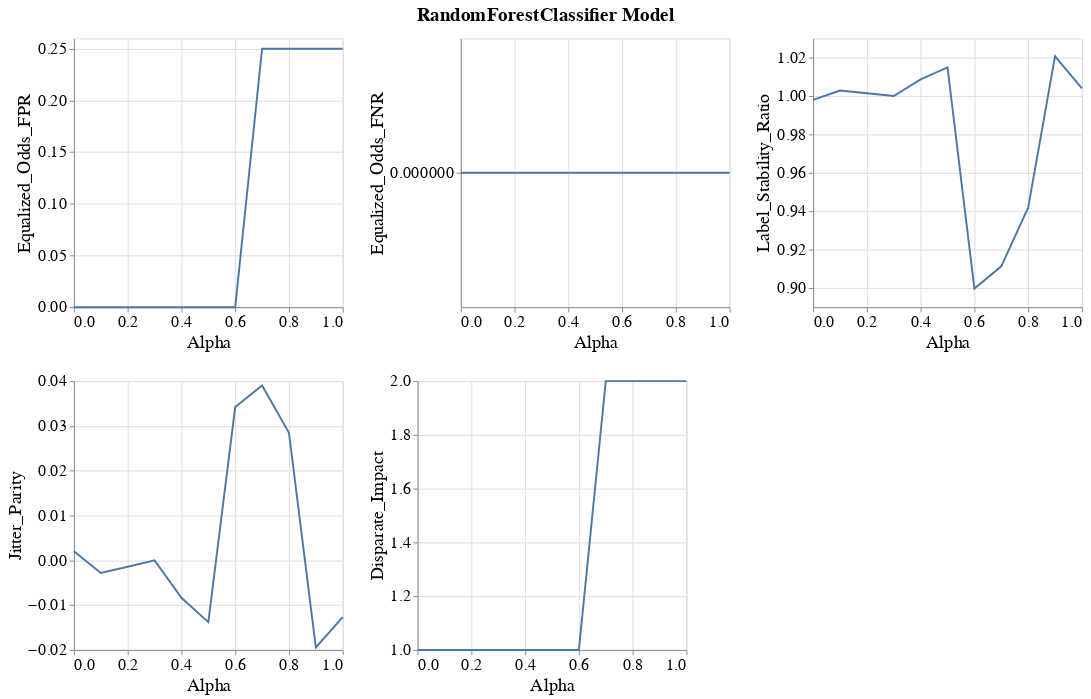

Notebook code cell kept with this figure:
### Markdown cell above
### Line band plots for group metrics

### Code cell
visualizer.create_group_metrics_line_band_plot(group='Race',
                                               model_name=MODEL_NAMES[0],
                                               group_metrics=['Equalized_Odds_FPR', 'Equalized_Odds_FNR', 'Label_Stability_Ratio',
                                                              'Jitter_Parity', 'Disparate_Impact'])

### Figure 1 — Vega-Lite specification as saved in the notebook (floating-point values rounded to 4 significant figures)
{"config": {"view": {"continuousWidth": 400, "continuousHeight": 300}, "axis": {"labelFontSize": 17, "labelFontWeight": "normal", "titleFontSize": 19, "titleFontWeight": "normal"}, "legend": {"labelFontSize": 17, "symbolStrokeWidth": 10, "titleFontSize": 19}, "title": {"fontSize": 17}}, "vconcat": [{"hconcat": [{"layer": [{"mark": {"type": "errorband", "extent": "ci"}, "encoding": {"x": {"field": "Intervention_Param", "title": "Alpha", "type": "quantitative"}, "y": {"field": "Metric_Value", "scale": {"zero": false}, "title": "Equalized_Odds_FPR", "type": "quantitative"}}}, {"mark": "line", "encoding": {"x": {"field": "Intervention_Param", "title": "Alpha", "type": "quantitative"}, "y": {"aggregate": "mean", "field": "Metric_Value", "scale": {"zero": false}, "title": "Equalized_Odds_FPR", "type": "quantitative"}}}], "height": 280, "width": 280}, {"layer": [{"mark": {"type": "errorband", "extent": "ci"}, "encoding": {"x": {"field": "Intervention_Param", "title": "Alpha", "type": "quantitative"}, "y": {"field": "Metric_Value", "scale": {"zero": false}, "title": "Equalized_Odds_FNR", "type": "quantitative"}}}, {"mark": "line", "encoding": {"x": {"field": "Intervention_Param", "title": "Alpha", "type": "quantitative"}, "y": {"aggregate": "mean", "field": "Metric_Value", "scale": {"zero": false}, "title": "Equalized_Odds_FNR", "type": "quantitative"}}}], "data": {"name": "data-b69f2ea71b160ca43e182e83926827f7"}, "height": 280, "width": 280}, {"layer": [{"mark": {"type": "errorband", "extent": "ci"}, "encoding": {"x": {"field": "Intervention_Param", "title": "Alpha", "type": "quantitative"}, "y": {"field": "Metric_Value", "scale": {"zero": false}, "title": "Label_Stability_Ratio", "type": "quantitative"}}}, {"mark": "line", "encoding": {"x": {"field": "Intervention_Param", "title": "Alpha", "type": "quantitative"}, "y": {"aggregate": "mean", "field": "Metric_Value", "scale": {"zero": false}, "title": "Label_Stability_Ratio", "type": "quantitative"}}}], "data": {"name": "data-876f7fdc05ea952cd8534a25c1c3cb95"}, "height": 280, "width": 280}]}, {"hconcat": [{"layer": [{"mark": {"type": "errorband", "extent": "ci"}, "encoding": {"x": {"field": "Intervention_Param", "title": "Alpha", "type": "quantitative"}, "y": {"field": "Metric_Value", "scale": {"zero": false}, "title": "Jitter_Parity", "type": "quantitative"}}}, {"mark": "line", "encoding": {"x": {"field": "Intervention_Param", "title": "Alpha", "type": "quantitative"}, "y": {"aggregate": "mean", "field": "Metric_Value", "scale": {"zero": false}, "title": "Jitter_Parity", "type": "quantitative"}}}], "height": 280, "width": 280}, {"layer": [{"mark": {"type": "errorband", "extent": "ci"}, "encoding": {"x": {"field": "Intervention_Param", "title": "Alpha", "type": "quantitative"}, "y": {"field": "Metric_Value", "scale": {"zero": false}, "title": "Disparate_Impact", "type": "quantitative"}}}, {"mark": "line", "encoding": {"x": {"field": "Intervention_Param", "title": "Alpha", "type": "quantitative"}, "y": {"aggregate": "mean", "field": "Metric_Value", "scale": {"zero": false}, "title": "Disparate_Impact", "type": "quantitative"}}}], "data": {"name": "data-1ea60cc44d8f061034f1424dc9288e00"}, "height": 280, "width": 280}], "data": {"name": "data-d07d4d6fda034f2559385329c238c2f6"}}], "data": {"name": "data-ec01952a1a17932084c07dc38c26e5e0"}, "title": {"text": "RandomForestClassifier Model", "anchor": "middle", "dy": -10, "fontSize": 20}, "$schema": "https://vega.github.io/schema/vega-lite/v4.17.0.json", "datasets": {"data-ec01952a1a17932084c07dc38c26e5e0": [{"Metric": "Equalized_Odds_FPR", "Model_Name": "RandomForestClassifier", "Experiment_Iteration": "Exp_iter_1", "Intervention_Param": 0.2, "Group": "Race", "Metric_Value": 0.0}, {"Metric": "Equalized_Odds_FPR", "Model_Name": "RandomForestClassifier", "Experiment_Iteration": "Exp_iter_1", "Intervention_Param": 0.7, "Group": "Race", "Metric_Value": 0.25}, {"Metric": "Equalized_Odds_FPR", "Model_Name": "RandomForestClassifier", "Experiment_Iteration": "Exp_iter_1", "Intervention_Param": 0.8, "Group": "Race", "Metric_Value": 0.25}, {"Metric": "Equalized_Odds_FPR", "Model_Name": "RandomForestClassifier", "Experiment_Iteration": "Exp_iter_1", "Intervention_Param": 0.9, "Group": "Race", "Metric_Value": 0.25}, {"Metric": "Equalized_Odds_FPR", "Model_Name": "RandomForestClassifier", "Experiment_Iteration": "Exp_iter_1", "Intervention_Param": 1.0, "Group": "Race", "Metric_Value": 0.25}, {"Metric": "Equalized_Odds_FPR", "Model_Name": "RandomForestClassifier", "Experiment_Iteration": "Exp_iter_1", "Intervention_Param": 0.0, "Group": "Race", "Metric_Value": 0.0}, {"Metric": "Equalized_Odds_FPR", "Model_Name": "RandomForestClassifier", "Experiment_Iteration": "Exp_iter_1", "Intervention_Param": 0.1, "Group": "Race", "Metric_Value": 0.0}, {"Metric": "Equalized_Odds_FPR", "Model_Name": "RandomForestClassifier", "Experiment_Iteration": "Exp_iter_1", "Intervention_Param": 0.3, "Group": "Race", "Metric_Value": 0.0}, {"Metric": "Equalized_Odds_FPR", "Model_Name": "RandomForestClassifier", "Experiment_Iteration": "Exp_iter_1", "Intervention_Param": 0.4, "Group": "Race", "Metric_Value": 0.0}, {"Metric": "Equalized_Odds_FPR", "Model_Name": "RandomForestClassifier", "Experiment_Iteration": "Exp_iter_1", "Intervention_Param": 0.5, "Group": "Race", "Metric_Value": 0.0}, {"Metric": "Equalized_Odds_FPR", "Model_Name": "RandomForestClassifier", "Experiment_Iteration": "Exp_iter_1", "Intervention_Param": 0.6, "Group": "Race", "Metric_Value": 0.0}], "data-b69f2ea71b160ca43e182e83926827f7": [{"Metric": "Equalized_Odds_FNR", "Model_Name": "RandomForestClassifier", "Experiment_Iteration": "Exp_iter_1", "Intervention_Param": 0.2, "Group": "Race", "Metric_Value": 0.0}, {"Metric": "Equalized_Odds_FNR", "Model_Name": "RandomForestClassifier", "Experiment_Iteration": "Exp_iter_1", "Intervention_Param": 0.7, "Group": "Race", "Metric_Value": 0.0}, {"Metric": "Equalized_Odds_FNR", "Model_Name": "RandomForestClassifier", "Experiment_Iteration": "Exp_iter_1", "Intervention_Param": 0.8, "Group": "Race", "Metric_Value": 0.0}, {"Metric": "Equalized_Odds_FNR", "Model_Name": "RandomForestClassifier", "Experiment_Iteration": "Exp_iter_1", "Intervention_Param": 0.9, "Group": "Race", "Metric_Value": 0.0}, {"Metric": "Equalized_Odds_FNR", "Model_Name": "RandomForestClassifier", "Experiment_Iteration": "Exp_iter_1", "Intervention_Param": 1.0, "Group": "Race", "Metric_Value": 0.0}, {"Metric": "Equalized_Odds_FNR", "Model_Name": "RandomForestClassifier", "Experiment_Iteration": "Exp_iter_1", "Intervention_Param": 0.0, "Group": "Race", "Metric_Value": 0.0}, {"Metric": "Equalized_Odds_FNR", "Model_Name": "RandomForestClassifier", "Experiment_Iteration": "Exp_iter_1", "Intervention_Param": 0.1, "Group": "Race", "Metric_Value": 0.0}, {"Metric": "Equalized_Odds_FNR", "Model_Name": "RandomForestClassifier", "Experiment_Iteration": "Exp_iter_1", "Intervention_Param": 0.3, "Group": "Race", "Metric_Value": 0.0}, {"Metric": "Equalized_Odds_FNR", "Model_Name": "RandomForestClassifier", "Experiment_Iteration": "Exp_iter_1", "Intervention_Param": 0.4, "Group": "Race", "Metric_Value": 0.0}, {"Metric": "Equalized_Odds_FNR", "Model_Name": "RandomForestClassifier", "Experiment_Iteration": "Exp_iter_1", "Intervention_Param": 0.5, "Group": "Race", "Metric_Value": 0.0}, {"Metric": "Equalized_Odds_FNR", "Model_Name": "RandomForestClassifier", "Experiment_Iteration": "Exp_iter_1", "Intervention_Param": 0.6, "Group": "Race", "Metric_Value": 0.0}], "data-876f7fdc05ea952cd8534a25c1c3cb95": [{"Metric": "Label_Stability_Ratio", "Model_Name": "RandomForestClassifier", "Experiment_Iteration": "Exp_iter_1", "Intervention_Param": 0.2, "Group": "Race", "Metric_Value": 1.001}, {"Metric": "Label_Stability_Ratio", "Model_Name": "RandomForestClassifier", "Experiment_Iteration": "Exp_iter_1", "Intervention_Param": 0.7, "Group": "Race", "Metric_Value": 0.9113}, {"Metric": "Label_Stability_Ratio", "Model_Name": "RandomForestClassifier", "Experiment_Iteration": "Exp_iter_1", "Intervention_Param": 0.8, "Group": "Race", "Metric_Value": 0.9419}, {"Metric": "Label_Stability_Ratio", "Model_Name": "RandomForestClassifier", "Experiment_Iteration": "Exp_iter_1", "Intervention_Param": 0.9, "Group": "Race", "Metric_Value": 1.021}, {"Metric": "Label_Stability_Ratio", "Model_Name": "RandomForestClassifier", "Experiment_Iteration": "Exp_iter_1", "Intervention_Param": 1.0, "Group": "Race", "Metric_Value": 1.004}, {"Metric": "Label_Stability_Ratio", "Model_Name": "RandomForestClassifier", "Experiment_Iteration": "Exp_iter_1", "Intervention_Param": 0.0, "Group": "Race", "Metric_Value": 0.998}, {"Metric": "Label_Stability_Ratio", "Model_Name": "RandomForestClassifier", "Experiment_Iteration": "Exp_iter_1", "Intervention_Param": 0.1, "Group": "Race", "Metric_Value": 1.003}, {"Metric": "Label_Stability_Ratio", "Model_Name": "RandomForestClassifier", "Experiment_Iteration": "Exp_iter_1", "Intervention_Param": 0.3, "Group": "Race", "Metric_Value": 1.0}, {"Metric": "Label_Stability_Ratio", "Model_Name": "RandomForestClassifier", "Experiment_Iteration": "Exp_iter_1", "Intervention_Param": 0.4, "Group": "Race", "Metric_Value": 1.009}, {"Metric": "Label_Stability_Ratio", "Model_Name": "RandomForestClassifier", "Experiment_Iteration": "Exp_iter_1", "Intervention_Param": 0.5, "Group": "Race", "Metric_Value": 1.015}, {"Metric": "Label_Stability_Ratio", "Model_Name": "RandomForestClassifier", "Experiment_Iteration": "Exp_iter_1", "Intervention_Param": 0.6, "Group": "Race", "Metric_Value": 0.8997}], "data-d07d4d6fda034f2559385329c238c2f6": [{"Metric": "Jitter_Parity", "Model_Name": "RandomForestClassifier", "Experiment_Iteration": "Exp_iter_1", "Intervention_Param": 0.2, "Group": "Race", "Metric_Value": -0.001429}, {"Metric": "Jitter_Parity", "Model_Name": "RandomForestClassifier", "Experiment_Iteration": "Exp_iter_1", "Intervention_Param": 0.7, "Group": "Race", "Metric_Value": 0.03902}, {"Metric": "Jitter_Parity", "Model_Name": "RandomForestClassifier", "Experiment_Iteration": "Exp_iter_1", "Intervention_Param": 0.8, "Group": "Race", "Metric_Value": 0.02848}, {"Metric": "Jitter_Parity", "Model_Name": "RandomForestClassifier", "Experiment_Iteration": "Exp_iter_1", "Intervention_Param": 0.9, "Group": "Race", "Metric_Value": -0.01945}, {"Metric": "Jitter_Parity", "Model_Name": "RandomForestClassifier", "Experiment_Iteration": "Exp_iter_1", "Intervention_Param": 1.0, "Group": "Race", "Metric_Value": -0.01268}, {"Metric": "Jitter_Parity", "Model_Name": "RandomForestClassifier", "Experiment_Iteration": "Exp_iter_1", "Intervention_Param": 0.0, "Group": "Race", "Metric_Value": 0.002}, {"Metric": "Jitter_Parity", "Model_Name": "RandomForestClassifier", "Experiment_Iteration": "Exp_iter_1", "Intervention_Param": 0.1, "Group": "Race", "Metric_Value": -0.002843}, {"Metric": "Jitter_Parity", "Model_Name": "RandomForestClassifier", "Experiment_Iteration": "Exp_iter_1", "Intervention_Param": 0.3, "Group": "Race", "Metric_Value": 0.0}, {"Metric": "Jitter_Parity", "Model_Name": "RandomForestClassifier", "Experiment_Iteration": "Exp_iter_1", "Intervention_Param": 0.4, "Group": "Race", "Metric_Value": -0.008356}, {"Metric": "Jitter_Parity", "Model_Name": "RandomForestClassifier", "Experiment_Iteration": "Exp_iter_1", "Intervention_Param": 0.5, "Group": "Race", "Metric_Value": -0.01379}, {"Metric": "Jitter_Parity", "Model_Name": "RandomForestClassifier", "Experiment_Iteration": "Exp_iter_1", "Intervention_Param": 0.6, "Group": "Race", "Metric_Value": 0.03422}], "data-1ea60cc44d8f061034f1424dc9288e00": [{"Metric": "Disparate_Impact", "Model_Name": "RandomForestClassifier", "Experiment_Iteration": "Exp_iter_1", "Intervention_Param": 0.2, "Group": "Race", "Metric_Value": 1.0}, {"Metric": "Disparate_Impact", "Model_Name": "RandomForestClassifier", "Experiment_Iteration": "Exp_iter_1", "Intervention_Param": 0.7, "Group": "Race", "Metric_Value": 2.0}, {"Metric": "Disparate_Impact", "Model_Name": "RandomForestClassifier", "Experiment_Iteration": "Exp_iter_1", "Intervention_Param": 0.8, "Group": "Race", "Metric_Value": 2.0}, {"Metric": "Disparate_Impact", "Model_Name": "RandomForestClassifier", "Experiment_Iteration": "Exp_iter_1", "Intervention_Param": 0.9, "Group": "Race", "Metric_Value": 2.0}, {"Metric": "Disparate_Impact", "Model_Name": "RandomForestClassifier", "Experiment_Iteration": "Exp_iter_1", "Intervention_Param": 1.0, "Group": "Race", "Metric_Value": 2.0}, {"Metric": "Disparate_Impact", "Model_Name": "RandomForestClassifier", "Experiment_Iteration": "Exp_iter_1", "Intervention_Param": 0.0, "Group": "Race", "Metric_Value": 1.0}, {"Metric": "Disparate_Impact", "Model_Name": "RandomForestClassifier", "Experiment_Iteration": "Exp_iter_1", "Intervention_Param": 0.1, "Group": "Race", "Metric_Value": 1.0}, {"Metric": "Disparate_Impact", "Model_Name": "RandomForestClassifier", "Experiment_Iteration": "Exp_iter_1", "Intervention_Param": 0.3, "Group": "Race", "Metric_Value": 1.0}, {"Metric": "Disparate_Impact", "Model_Name": "RandomForestClassifier", "Experiment_Iteration": "Exp_iter_1", "Intervention_Param": 0.4, "Group": "Race", "Metric_Value": 1.0}, {"Metric": "Disparate_Impact", "Model_Name": "RandomForestClassifier", "Experiment_Iteration": "Exp_iter_1", "Intervention_Param": 0.5, "Group": "Race", "Metric_Value": 1.0}, {"Metric": "Disparate_Impact", "Model_Name": "RandomForestClassifier", "Experiment_Iteration": "Exp_iter_1", "Intervention_Param": 0.6, "Group": "Race", "Metric_Value": 1.0}]}}
